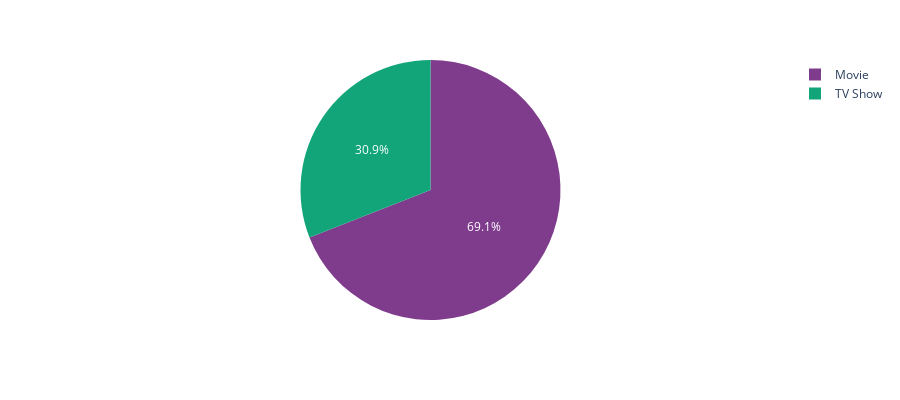

This figure's notebook cell:
### Code cell
px.pie(data_frame=df,names='Category',opacity=1,color_discrete_sequence=px.colors.qualitative.Bold,height=400)

### Figure 1 — Plotly figure (JSON) as saved in the notebook; plotly's stock layout.template omitted (floating-point values rounded to 4 significant figures; data arrays with more than 128 entries replaced by an {"elided": "..."} marker saying what was removed)
{"data": [{"domain": {"x": [0, 1], "y": [0, 1]}, "hovertemplate": "Category=%{label}<extra></extra>", "labels": {"elided": "7787 str values"}, "legendgroup": "", "name": "", "opacity": 1, "showlegend": true, "type": "pie"}], "layout": {"height": 400, "legend": {"tracegroupgap": 0}, "margin": {"t": 60}, "piecolorway": ["rgb(127, 60, 141)", "rgb(17, 165, 121)", "rgb(57, 105, 172)", "rgb(242, 183, 1)", "rgb(231, 63, 116)", "rgb(128, 186, 90)", "rgb(230, 131, 16)", "rgb(0, 134, 149)", "rgb(207, 28, 144)", "rgb(249, 123, 114)", "rgb(165, 170, 153)"]}}
